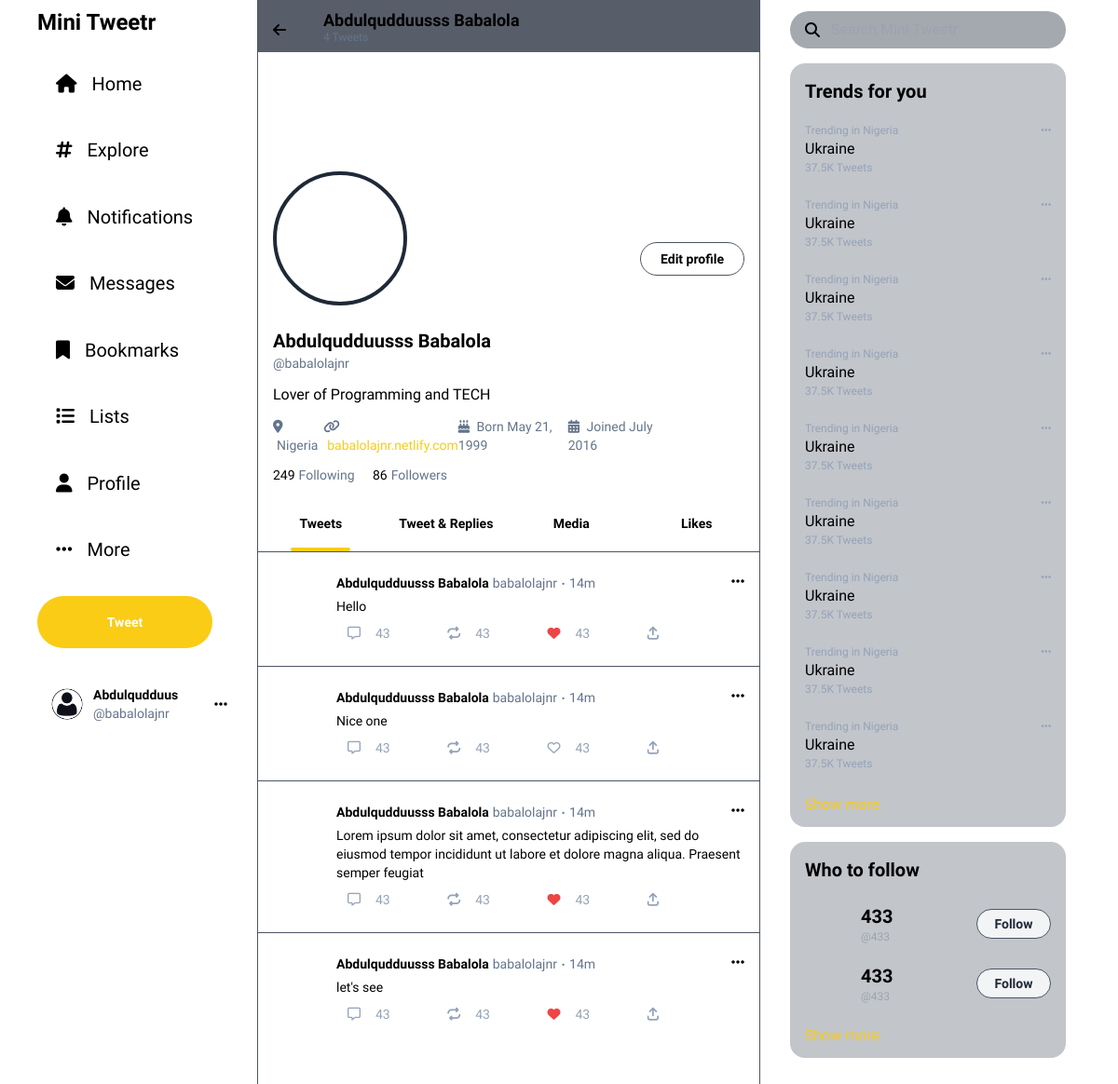
Screenshot of /user/profile (signed in) with the database file from the repository.
### user/models.py (models this page shows, shortened)
class User(AbstractUser):
    email = models.EmailField('email address', unique=True)
    avatar = models.ImageField(default='avatar.png')
    following = models.ManyToManyField('self')
    followers = models.ManyToManyField('self')
    USERNAME_FIELD = 'email'
    REQUIRED_FIELDS = []
    objects = CustomUserManager()

class Profile(models.Model):
    header_photo = models.ImageField(null=True, blank=True)
    bio = models.TextField(null=True, blank=True)
    location = models.TextField(null=True, blank=True)
    website = models.TextField(null=True, blank=True)
    birth_date = models.DateField(null=True, blank=True)
    user = models.OneToOneField(User, related_name="profile", on_delete=models.CASCADE, unique=True)

### tweet/models.py (models this page shows, shortened)
class Tweet(models.Model):
    body = models.TextField(max_length=280, blank=True, null=True)
    user = models.ForeignKey(User, related_name="tweets", on_delete=models.CASCADE)
    reply_parent = models.ForeignKey(
        "self", null=True, blank=True, related_name="replies", on_delete=models.CASCADE
    )
    retweet_parent = models.ForeignKey(
        "self", null=True, blank=True, related_name="retweets", on_delete=models.CASCADE
    )
    thread = models.ForeignKey(
        Thread, related_name="tweets", on_delete=models.CASCADE, null=True, blank=True
    )
    thread_rank = models.IntegerField(null=True, blank=True)
    likes = models.ManyToManyField(User, related_name="liked_tweets")
    created = models.DateField(auto_now_add=True)
    updated = models.DateField(auto_now=True)

### user/views.py (the view)
# urls.py: path('profile', profile, name='profile'),
@login_required
def profile(request):
    user = request.user
    tweets = Tweet.objects.filter(user=user)
    count_tweets = tweets.count()
    liked_tweets = user.liked_tweets.all()
    try:
        profile = Profile.objects.get(user=user)
    except Profile.DoesNotExist:
        profile = None
    return render(
        request,
        "user/profile.html",
        {
            "tweets": tweets,
            "count_tweets": count_tweets,
            "profile": profile,
            "liked_tweets": liked_tweets,
        },
    )

### user/templates/user/profile.html (shortened to what this page needs)
{% extends 'layout.html' %}
{% block content %}
<div class="lg:flex lg:flex-col">
  <section class="sticky top-0 bg-gray-800 bg-opacity-75 backdrop-blur-sm">
    <div class="mx-4 mt-2 flex">
      <div class="lg:flex items-center">
        <i class="fa-solid fa-arrow-left"></i>
      </div>
      <div class="pl-10 flex flex-col pb-2">
        <span class="font-bold text-lg">{{ user.first_name }} {{ user.last_name }}</span>
        <span class="text-slate-500 text-xs -mt-1">{{ count_tweets }} Tweets</span>
      </div>
    </div>
  </section>
  {% load static %}
  <section class="h-48 w-full bg-cover" style="background-image: url({% static 'images/nature.jpg' %})">
  </section>
  <section class="mx-4 flex justify-between">
    {% load static %}
    <div class="h-36 w-36 rounded-full -mt-16 bg-cover border-4 border-gray-800"
      style="background-image: url({% static 'images/cat.jpg' %})">
    </div>
    <div class="mt-3">
      <button id="edit-profile"
        class="hover:bg-gray-500 hover:bg-opacity-20 border w-28 text-sm font-bold h-9 border-gray-600 rounded-full">
        Edit profile
      </button>
    </div>
  </section>
  <section class="mx-4 mt-6">
    <div class="flex flex-col">
      <div class="flex flex-col">
        <span class="font-bold text-xl">{{ user.first_name }} {{ user.last_name }}</span>
        <span class="text-slate-500 text-sm">@{{user.username}}</span>
      </div>
      <div class="mt-3">
        <span>{{profile.bio}}</span>
      </div>
      <div class="mt-3 flex text-slate-500 mr-20 justify-between text-sm">
        <div>
          <i class="fa-solid fa-location-dot"></i>
          <span class="ml-1">{{profile.location}}</span>
        </div>
        <div>
          <i class="fa-solid fa-link"></i>
          <span class="text-yellow-400 ml-1"><a href="https://{{profile.website}}"
              target="_blank">{{profile.website}}</a></span>
        </div>
        <div>
          <i class="fa-solid fa-cake-candles"></i>
          <span class="ml-1">Born May 21, 1999</span>
        </div>
        <div>
          <i class="fa-solid fa-calendar-days"></i>
          <span class="ml-1">Joined July 2016</span>
        </div>
      </div>
      <div class="mt-3 text-sm">
        <span>249<span class="text-slate-500 pl-1">Following</span></span>
        <span class="pl-4">86<span class="text-slate-500 pl-1">Followers</span></span>
      </div>
    </div>
  </section>
  <section class="mt-4">
    <div class="flex justify-between h-14 cursor-pointer">
      <div class="hover:bg-gray-500 hover:bg-opacity-20 basis-1/4 flex flex-col items-center justify-between"
        id="tweets-tab">
        <div class="flex items-center justify-center basis-11/12">
          <span class="font-bold text-sm">Tweets</span>
        </div>
      </div>
      <div class="hover:bg-gray-500 hover:bg-opacity-20 basis-1/4 flex flex-col items-center justify-between"
        id="tweets-and-replies-tab">
        <div class="flex items-center justify-center basis-11/12">
          <span class="font-bold text-sm">Tweet & Replies</span>
        </div>
      </div>
      <div id="media-tab"
        class="hover:bg-gray-500 hover:bg-opacity-20 basis-1/4 flex flex-col items-center justify-between">
        <div class="flex items-center justify-center basis-11/12">
          <span class="font-bold text-sm">Media</span>
        </div>
      </div>
      <div id="likes-tab"
        class="hover:bg-gray-500 hover:bg-opacity-20 basis-1/4 flex flex-col items-center justify-between">
        <div class="flex items-center justify-center basis-11/12">
          <span class="font-bold text-sm">Likes</span>
        </div>
      </div>
    </div>
  </section>
  <section>
    <div id="tweets-tab-view" class="hidden">
      {% for tweet in tweets %}
      <div class="border-t border-gray-600 pb-4">
        {% include 'tweet/components/tweets.html' %}
      </div>
      {% endfor %}
    </div>
  </section>
</div>
{% endblock %}

### templates/components/navigation.html (shortened to what this page needs)
<div class="mt-2 ml-10 mr-7 lg:flex lg:flex-col justify-between basis-11/12">
  <div class="text-2xl font-bold">Mini Tweetr</div>
  <a href="{% url 'home' %}">
    <div
      class="text-xl pl-5 hover:bg-gray-700 w-fit rounded-full cursor-pointer"
    >
      <div class="py-2 pr-7">
        <i class="fa-solid fa-house"></i><span class="ml-4">Home</span>
      </div>
    </div>
  </a>
  <div class="text-xl pl-5 hover:bg-gray-700 w-fit rounded-full cursor-pointer">
    <div class="py-2 pr-7">
      <i class="fa-solid fa-hashtag"></i><span class="ml-4">Explore</span>
    </div>
  </div>
  <div class="text-xl pl-5 hover:bg-gray-700 w-fit rounded-full cursor-pointer">
    <div class="py-2 pr-7">
      <i class="fa-solid fa-bell"></i><span class="ml-4">Notifications</span>
    </div>
  </div>
  <div class="text-xl pl-5 hover:bg-gray-700 w-fit rounded-full cursor-pointer">
    <div class="py-2 pr-7">
      <i class="fa-solid fa-envelope"></i><span class="ml-4">Messages</span>
    </div>
  </div>
  <div class="text-xl pl-5 hover:bg-gray-700 w-fit rounded-full cursor-pointer">
    <div class="py-2 pr-7">
      <i class="fa-solid fa-bookmark"></i><span class="ml-4">Bookmarks</span>
    </div>
  </div>
  <div class="text-xl pl-5 hover:bg-gray-700 w-fit rounded-full cursor-pointer">
    <div class="py-2 pr-7">
      <i class="fa-solid fa-list"></i><span class="ml-4">Lists</span>
    </div>
  </div>
  <a href="{% url 'profile' %}">
    <div
      class="text-xl pl-5 hover:bg-gray-700 w-fit rounded-full cursor-pointer"
    >
      <div class="py-2 pr-7">
        <i class="fa-solid fa-user"></i><span class="ml-4">Profile</span>
      </div>
    </div>
  </a>
  <div class="text-xl pl-5 hover:bg-gray-700 w-fit rounded-full cursor-pointer">
    <div class="py-2 pr-7">
      <i class="fa-solid fa-ellipsis"></i><span class="ml-4">More</span>
    </div>
  </div>
  <div class="mr-5">
    <button
      class="bg-yellow-400 rounded-full h-14 w-full group hover:opacity-80"
      type="submit"
    >
      <span class="font-bold text-white text-sm">Tweet</span>
    </button>
  </div>
</div>
<div class="ml-10 mr-5 mt-8 mb-4 hover:bg-gray-700 rounded-full cursor-pointer">
  <div class="flex px-3 py-2 justify-between">
    <div class="flex">
      <div class="h-10 w-10 rounded-full">
        {% load static %}
        <img src="{% static 'images/' %}{{request.user.avatar}}" alt="" />
      </div>
      <div class="flex flex-col pl-2">
        <span class="font-bold text-sm">Abdulqudduus</span>
        <span class="font-light text-sm text-slate-500">@babalolajnr</span>
      </div>
    </div>
    <div class="flex items-center">
      <i class="fa-solid fa-ellipsis"></i>
    </div>
  </div>
</div>

### tweet/templates/tweet/components/tweets.html (shortened to what this page needs)
<div class="flex pt-5 mx-4">
    {% load static %}
    <div class="w-14 h-14 rounded-full shrink-0 bg-cover" style="background-image: url({% static 'images/cat.jpg' %})">
    </div>
    <div class="pl-3 grow">
        <div class="lg:flex justify-between">
            <div>
                <span class="font-bold text-sm">{{ user.first_name }} {{ user.last_name }}</span>
                <span class="font-light text-sm text-slate-500">{{ user.username }}</span>
                <span class="font-light text-xl text-slate-500 align-middle">&middot</span>
                <span class="font-light text-sm text-slate-500">14m</span>
            </div>
            <div>
                <i class="fa-solid fa-ellipsis"></i>
            </div>
        </div>
        <div class="text-sm">
            {{ tweet.body }}
        </div>
        <div class="flex justify-between pr-20 text-slate-400 text-sm">
            <div class="flex items-center group cursor-pointer">
                <div class="rounded-full bg-blue-500 bg-opacity-0 group-hover:bg-opacity-10">
                    <i class="fa-regular fa-message group-hover:text-blue-500 px-3 py-3"></i>
                </div>
                <span id="replies-count-{{tweet.id}}" class="ml-1 group-hover:text-blue-500">43</span>
            </div>
            <div class="flex items-center group cursor-pointer">
                <div class="rounded-full bg-green-500 bg-opacity-0 group-hover:bg-opacity-10">
                    <i class="fa-solid fa-repeat group-hover:text-green-500 px-3 py-3"></i>
                </div>
                <span id="retweets-count-{{tweet.id}}" class="ml-1 group-hover:text-green-500">43</span>
            </div>
            {% if tweet in liked_tweets %}
            <div class="flex items-center group cursor-pointer" id="like-button-{{tweet.id}}" data-state="liked">
                <div class="rounded-full bg-red-500 bg-opacity-0 group-hover:bg-opacity-10">
                    <i class="fa-solid text-red-500 fa-heart group-hover:text-red-500 px-3 py-3"></i>
                </div>
                <span id="likes-count-{{tweet.id}}" class="ml-1 group-hover:text-red-500">43</span>
            </div>
            {% else %}
            <div class="flex items-center group cursor-pointer" id="like-button-{{tweet.id}}" data-state="unliked">
                <div class="rounded-full bg-red-500 bg-opacity-0 group-hover:bg-opacity-10">
                    <i class="fa-regular fa-heart group-hover:text-red-500 px-3 py-3"></i>
                </div>
                <span id="likes-count-{{tweet.id}}" class="ml-1 group-hover:text-red-500">43</span>
            </div>
            {% endif %}
            <div class="flex items-center cursor-pointer">
                <div class="rounded-full bg-blue-500 bg-opacity-0 hover:bg-opacity-10">
                    <i class="fa-solid fa-arrow-up-from-bracket hover:text-blue-500 px-3 py-3"></i>
                </div>
            </div>
        </div>
    </div>
</div>

### rows the page displays
User: user.avatar (placeholder picture), first_name "Abdulqudduusss", last_name "Babalola", username "babalolajnr"
Profile: bio "Lover of Programming and TECH", location "Nigeria", website "babalolajnr.netlify.com"
Tweet: body "Hello"
Tweet: body "Nice one"
Tweet: body "Lorem ipsum dolor sit amet, consectetur adipiscing elit, sed do eiusmod tempor incididunt ut labore et dolore magna aliqua. Praesent semper feugiat"
Tweet: body "let's see"

### other values shown
{{ count_tweets }} "4"
